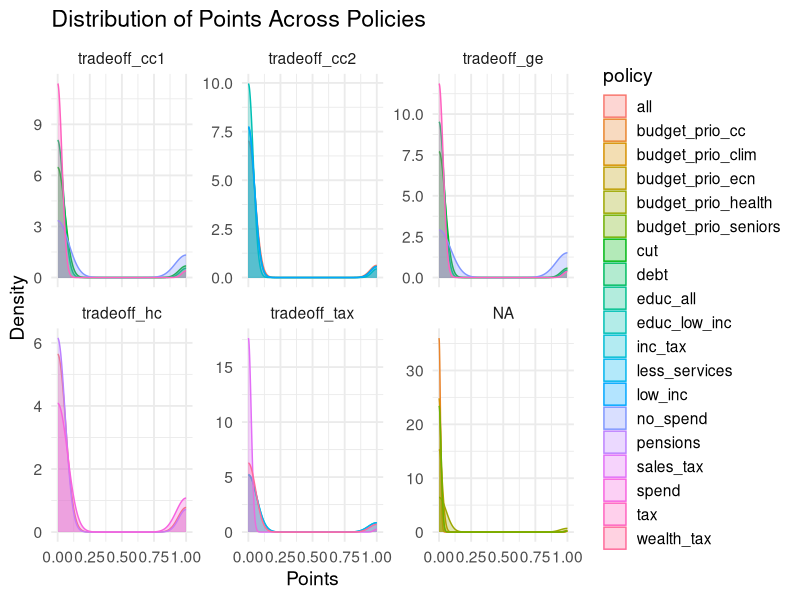
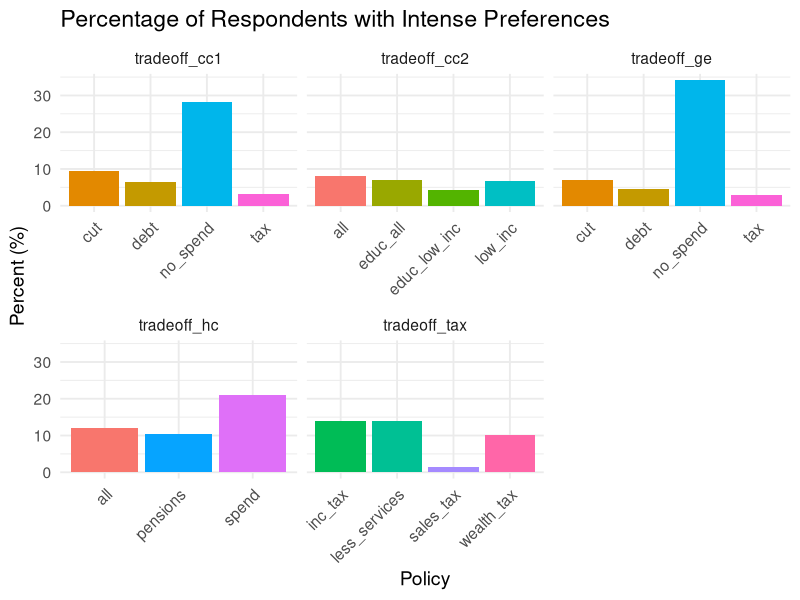

Reproduce these figures in R, in order.
# ===================================================================
# DESCRIPTIVE STATISTICS PRIOR TO MODELS
# ===================================================================

# -----------------------
# Load packages
# -----------------------
library(tidyverse)
library(tidyr)
library(dplyr)
df
# -----------------------
# Load wrangled and clean data (from aca_wrangling_W26.csv, now data/clean_df_valid.csv)
# -----------------------

df <- read.csv("data/clean_df_valid.csv")

# -------------------------------------------------------------------
# VISUALIZATION: Proportion Selecting Each Policy as Top Priority (intensity)
# -------------------------------------------------------------------
# Uses binary variables
# -------------------------------------------------------------------

# Intense allocation across all tradeoff questions
summary_all <- df %>%
  # select all columns ending with "_intense"
  select(ends_with("_intense")) %>%
  pivot_longer(
    cols = everything(),
    names_to = "policy",
    values_to = "points"
  ) %>%
  mutate(
    # extract the question type (cc1, cc2, ge, etc.)
    question = str_extract(policy, "^tradeoff_[^_]+"),
    # clean policy name
    policy = str_remove(policy, "^tradeoff_[^_]+_") %>% str_remove("_intense")
  ) %>%
  group_by(question, policy) %>%
  summarise(
    mean_points = mean(points, na.rm = TRUE),
    .groups = "drop"
  )

# Reshape the data
all_points <- df %>%
  select(ends_with("_intense")) %>%
  pivot_longer(
    cols = everything(),
    names_to = "policy",
    values_to = "points"
  ) %>%
  mutate(
    question = str_extract(policy, "^tradeoff_[^_]+"),
    policy = str_remove(policy, "^tradeoff_[^_]+_") %>% str_remove("_intense")
  )

# Plot 
ggplot(all_points %>% filter(!is.na(points)), 
       aes(x = points, color = policy, fill = policy)) +
  geom_density(alpha = 0.3) +
  facet_wrap(~ question, scales = "free_y") +
  labs(
    title = "Distribution of Points Across Policies",
    x = "Points",
    y = "Density"
  ) +
  theme_minimal(base_size = 14)

# Count intense preferences for all tradeoff questions
all_counts <- df %>%
  select(matches("^tradeoff_.*_intense$")) %>%       # select all tradeoff intense columns
  pivot_longer(
    cols = everything(),
    names_to = "full_var",
    values_to = "intense"
  ) %>%
  mutate(
    question = str_extract(full_var, "^tradeoff_[^_]+"),       # extract question, e.g., tradeoff_cc1
    policy = str_remove(full_var, "^tradeoff_[^_]+_") %>%      # remove question prefix
      str_remove("_intense")                             # remove suffix
  ) %>%
  group_by(question, policy) %>%
  summarise(
    n_intense = sum(intense, na.rm = TRUE),
    n_total = sum(!is.na(intense)),
    pct_intense = n_intense / n_total * 100,
    .groups = "drop"
  )

all_counts

# Bar chart of intense preferences per policy per question
ggplot(all_counts, aes(x = policy, y = pct_intense, fill = policy)) +
  geom_col(show.legend = FALSE) +             # simple bars, no legend
  facet_wrap(~ question, scales = "free_x") + # one panel per question
  labs(
    title = "Percentage of Respondents with Intense Preferences",
    x = "Policy",
    y = "Percent (%)"
  ) +
  theme_minimal(base_size = 14) +
  theme(
    axis.text.x = element_text(angle = 45, hjust = 1) # rotate x labels
  )
